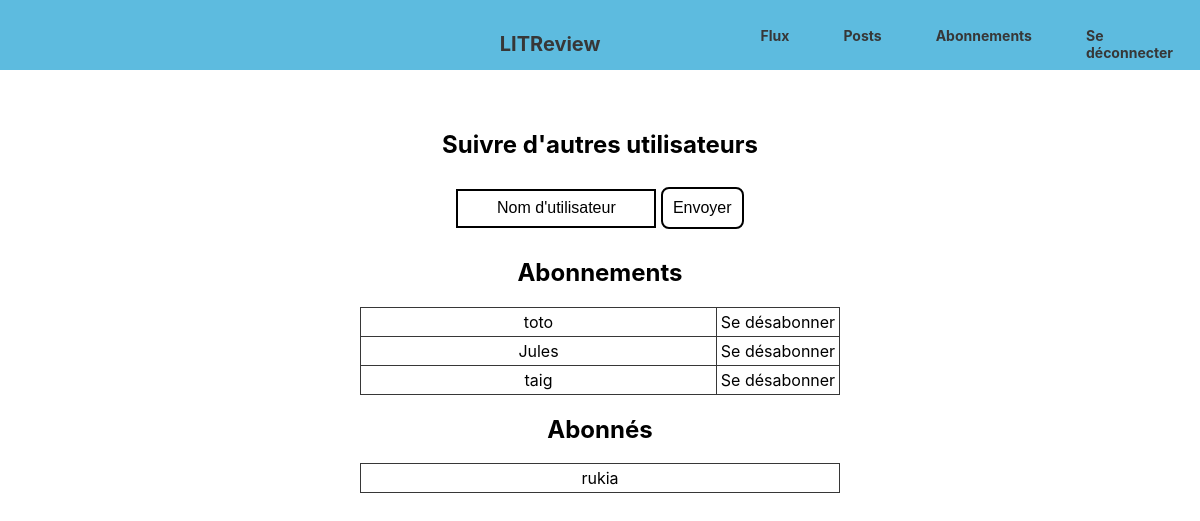
The page /subscribe/ (signed in) on the database as committed earlier.
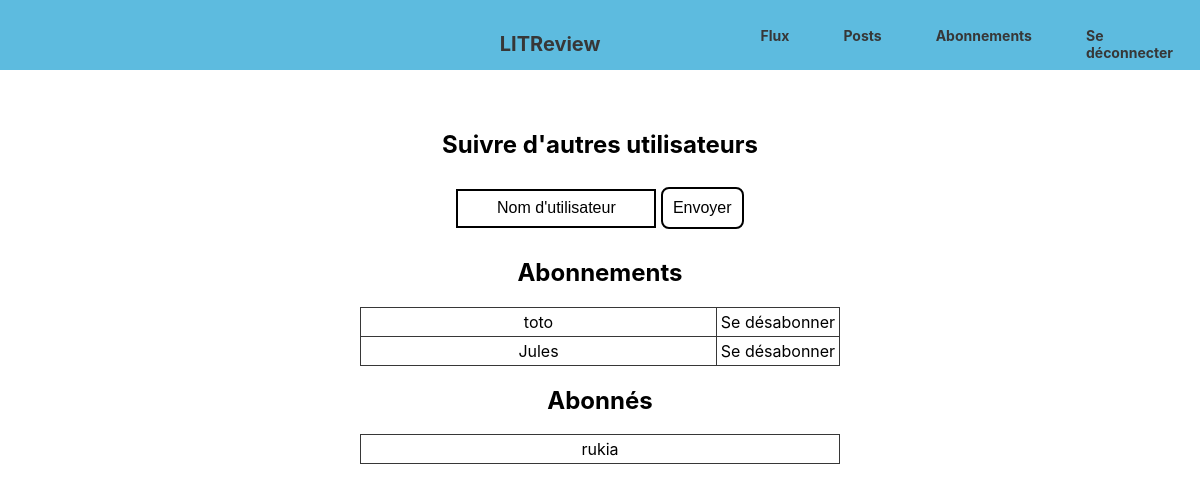
The same page on the database as committed later.
### blog/models.py (models this page shows)
class UserFollows(models.Model):
    user = models.ForeignKey(
        settings.AUTH_USER_MODEL,
        on_delete=models.CASCADE,
        related_name='following',
        verbose_name='utilisateur'
    )
    followed_user = models.ForeignKey(
        settings.AUTH_USER_MODEL,
        on_delete=models.CASCADE,
        related_name='followed_by',
        verbose_name='Utilisateur suivi'
    )
    class Meta:
        unique_together = ('user', 'followed_user')
        verbose_name = "Utilisateur suivi"
        verbose_name_plural = 'Utilisateurs suivis'

### authentication/models.py (models this page shows)
class User(AbstractUser):
    class Meta:
        verbose_name = 'Liste d\'utilisateur'
        verbose_name_plural = 'Liste des utilisateurs'

### blog/views.py (the view, shortened to what this page needs)
# urls.py: path('subscribe/', blog.views.subscribe, name='subscribe'),
@login_required
def subscribe(request):
    error_text = None
    list_followed_users = models.UserFollows.objects.filter(user=request.user)
    list_users_following_you = models.UserFollows.objects.filter(followed_user=request.user)
    return render(request, 'blog/subscribe.html', {
        'list_followed_users': list_followed_users,
        'list_users_following_you': list_users_following_you,
        'error_text': error_text,
    })

### blog/templates/blog/subscribe.html (shortened to what this page needs)
{% extends 'base.html' %}
{% block content %}
<div class="container suscribe">
    <h2>Suivre d'autres utilisateurs</h2>
    <form action="" method="post">
        <input type="text" name="username" id="username" value="" placeholder="Nom d'utilisateur" required>
        <button type='submit'>Envoyer</button>
    </form>
    <h2>Abonnements</h2>
        <table>
        {% for followed_user in list_followed_users %}
            <tr>
                <td>{{ followed_user.followed_user }}</td>
                <td><a href="{% url 'unsubscribe' followed_user.id %}">Se désabonner</a></td>
            </tr>
        {% endfor %}
        </table>
    <h2>Abonnés</h2>
        <table>
            {% for user_following_you in list_users_following_you %}
                <tr>
                    <td>{{ user_following_you.user }}</td>
                </tr>
            {% endfor %}
        </table>
</div>
{% endblock content %}

Rows that differ between the two databases and show on the page:
removed UserFollows: followed_user "taig", shown under "Abonnements"
